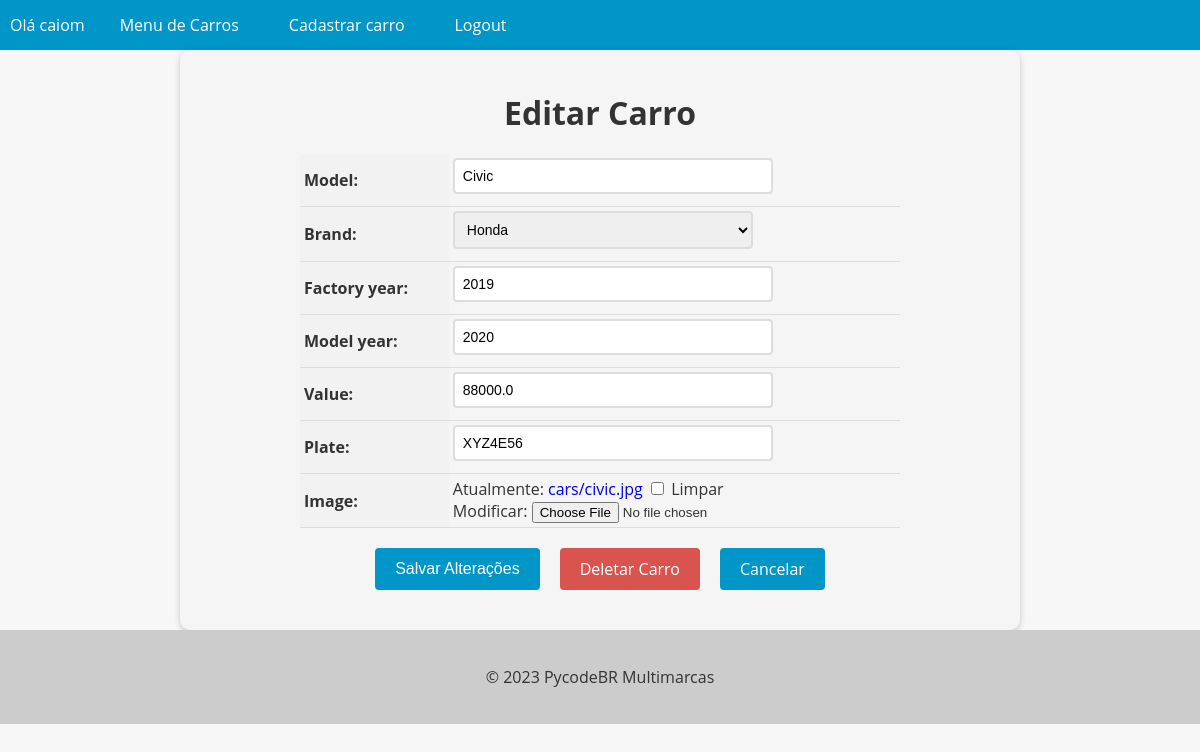
The page /car/2/update/ (signed in) on the database its author committed.
### cars/models.py (models this page shows, shortened)
class Car(models.Model):
    id = models.AutoField(primary_key=True)
    model = models.CharField(max_length=200)
    brand = models.ForeignKey(Brand, on_delete=models.PROTECT, related_name='car_brand')
    factory_year = models.IntegerField(blank=True, null=True)
    model_year = models.IntegerField(blank=True, null=True)
    value = models.FloatField(blank=True, null=True)
    plate = models.CharField(max_length=10, blank=True, null=True)
    image = models.ImageField(upload_to='cars/', blank=True, null=True)

### cars/views.py (the view, shortened to what this page needs)
# urls.py: path('car/<int:pk>/update/', CarUpdateView.as_view(), name='car_update'),
@method_decorator(login_required, name='dispatch')
class CarUpdateView(UpdateView):
    model = Car
    form_class = CarModelForm
    template_name = 'car_update.html'
    success_url = '/'

### cars/forms.py
class CarModelForm(forms.ModelForm):
    class Meta:
        model = Car
        fields = '__all__'

### cars/models.py (called while the page is built)
    def __str__(self):
        return self.name

### cars/templates/car_update.html (shortened to what this page needs)
{% extends "base.html" %}
{% load static %}
{% block content %}
  <form method="post" enctype="multipart/form-data">
    <h1>Editar Carro</h1>
    <table>
      {{ form.as_table }}
    </table>
    <div>
      <div class="buttons-container">
        <input type="submit" value="Salvar Alterações" class="btn btn-primary">
        <a href="{% url 'car_delete' pk=object.pk %}" class="btn btn-danger">Deletar Carro</a>
        <a href="{% url 'cars_list' %}" class="btn btn-secondary">Cancelar</a>
      </div>
    </div>
  </form>
{% endblock %}

### app/templates/base.html (shortened to what this page needs)
{% load static %}
<!DOCTYPE html>
<html lang="pt-br">
<head>
  <link rel="stylesheet" type="text/css" href="{% static 'css/base.css' %}">
</head>
<body>
  <header>
    <nav>
      <ul>
        {% if user.is_authenticated %}
          <li>Olá {{ user.username }}</li>
          <li><a href="{% url 'cars_list' %}">Menu de Carros</a></li>
          <li><a href="{% url 'new_car' %}">Cadastrar carro</a></li>
          <li><a href="{% url 'logout' %}">Logout</a></li>
        {% else %}
          <li><a href="{% url 'register' %}">Cadastrar-se</a></li>
          <li><a href="{% url 'login' %}">Fazer login</a></li>
          <li><a href="{% url 'cars_list' %}">Menu de Carros</a></li>
        {% endif %}
      </ul>
    </nav>
  </header>
  <main>
    {% block content %}
    {% endblock %}
  </main>
  <footer>
    <p>&copy; 2023 PycodeBR Multimarcas</p>
  </footer>
</body>
</html>

### static/css/base.css (style rules this page uses)
body { font-family: 'Open Sans', sans-serif; background-color: #f7f7f7; color: #333; margin: 0; padding: 0; }
header { background-color: #0096c7; color: #fff; text-align: center; }
footer { background-color: #ccc; color: #333; padding: 20px; text-align: center; }
nav { background-color: #0096c7; color: #fff; height: 50px; display: flex; justify-content: space-between; align-items: center; }
nav ul { list-style: none; margin: 0; padding: 0; display: flex; }
nav ul li { margin: 0 10px; }
nav ul li a { color: #fff; text-decoration: none; font-size: 16px; padding: 15px; transition: all 0.3s ease; }

### cars/templates/car_update.html (style rules this page uses)
form { max-width: 800px; margin: 0 auto; padding: 20px; background-color: #f5f5f5; border-radius: 10px; box-shadow: 0 2px 6px rgba(0, 0, 0, 0.2); }
form h1 { font-size: 2rem; margin-bottom: 20px; text-align: center; }
table { margin: 0 auto; border-collapse: collapse; width: 100%; max-width: 600px; }
th, td { padding: 4px; text-align: left; border-bottom: 1px solid #ddd; }
th { background-color: #f2f2f2; }
input[type="text"], input[type="number"], select, textarea { padding: 8px; font-size: 14px; border: 2px solid #ddd; border-radius: 4px; width: 100%; max-width: 300px; margin-bottom: 8px; transition: border-bottom-color 0.3s ease-in-out; }
.btn { background-color: #0096c7; color: #fff; border: none; padding: 10px 20px; font-size: 16px; border-radius: 4px; cursor: pointer; transition: background-color 0.3s ease-in-out; }
.buttons-container { display: flex; justify-content: center; margin-top: 20px; margin-bottom: 20px; }
.btn { display: inline-block; background-color: #0096c7; color: #fff; border: none; padding: 10px 20px; font-size: 16px; border-radius: 4px; cursor: pointer; transition: background-color 0.3s ease-in-out; margin: 0 10px; }
.btn-danger { background-color: #d9534f; text-decoration: none !important; }
a { text-decoration: none !important; }

### rows shown on the page
Car: model "Civic", brand "Honda", factory_year "2019", model_year "2020", value "88000.0", plate "XYZ4E56"

### other values the page prints
{{ user.username }} "caiom"
